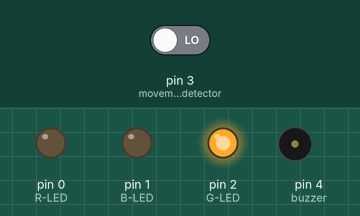
The sketch below on a simulated Arduino Uno, built with avr-gcc and run on an emulated ATmega328P. Shown: output pins drawn as LEDs (lit = HIGH), buzzer (waves = sounding, pin HIGH). The test bench sets the inputs (shaded band); at power-on: pin 3 (movement_detector) LOW.

Above: at 1.2 s.
1.3 s: pin 3 (movement_detector) driven HIGH
At 2.4 s:
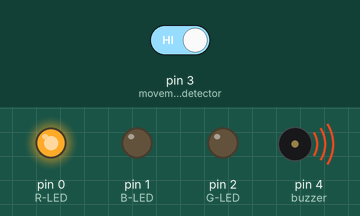
2.8 s: pin 3 (movement_detector) driven LOW
At 3.5 s:
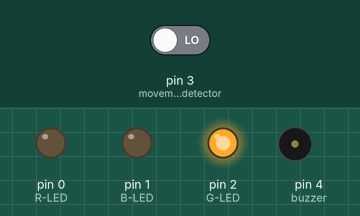
Timing chart, 0 to 5.8 s (numbered marks = the images above; inputs shaded):
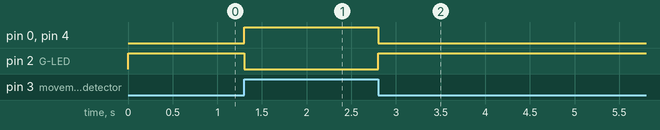

The sketch:

code.ino
```cpp
void setup() {
  pinMode(0, OUTPUT);		// R-LED
  digitalWrite(0, LOW);		// off
  pinMode(1, OUTPUT);		// B-LED
  digitalWrite(1, LOW);		// off
  pinMode(2, OUTPUT);		// G-LED
  digitalWrite(2, LOW);		// off

  pinMode(3, INPUT);		// movement detector

  pinMode(4, OUTPUT);		// buzzer
}

void loop() {
  if(digitalRead(3)==HIGH) {	// if movement detected
    digitalWrite(0, HIGH);		// R on
    digitalWrite(2, LOW);		// G off
    digitalWrite(4, HIGH);		// buzzer on
  } else {						// otherwise
    digitalWrite(0, LOW);		// R off
    digitalWrite(2, HIGH);		// G on
    digitalWrite(4, LOW);		// buzzer off
  }
}
```

Measured:
- after the input at 1.3 s, pin 0 (R-LED), pin 4 (buzzer): LOW → HIGH at once; pin 2 (G-LED): HIGH → LOW at once
- after the input at 2.8 s, pin 0 (R-LED), pin 4 (buzzer): HIGH → LOW at once; pin 2 (G-LED): LOW → HIGH at once
